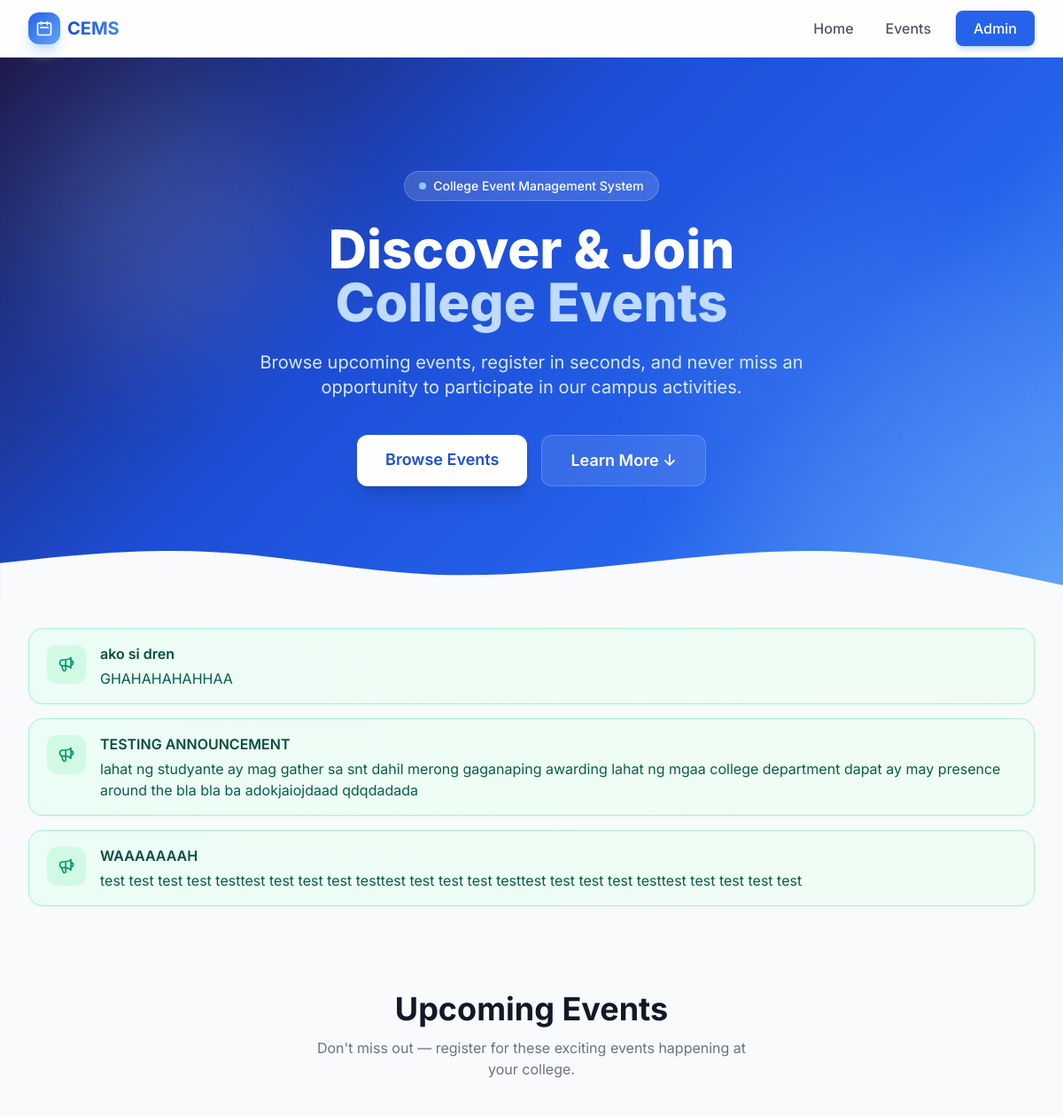
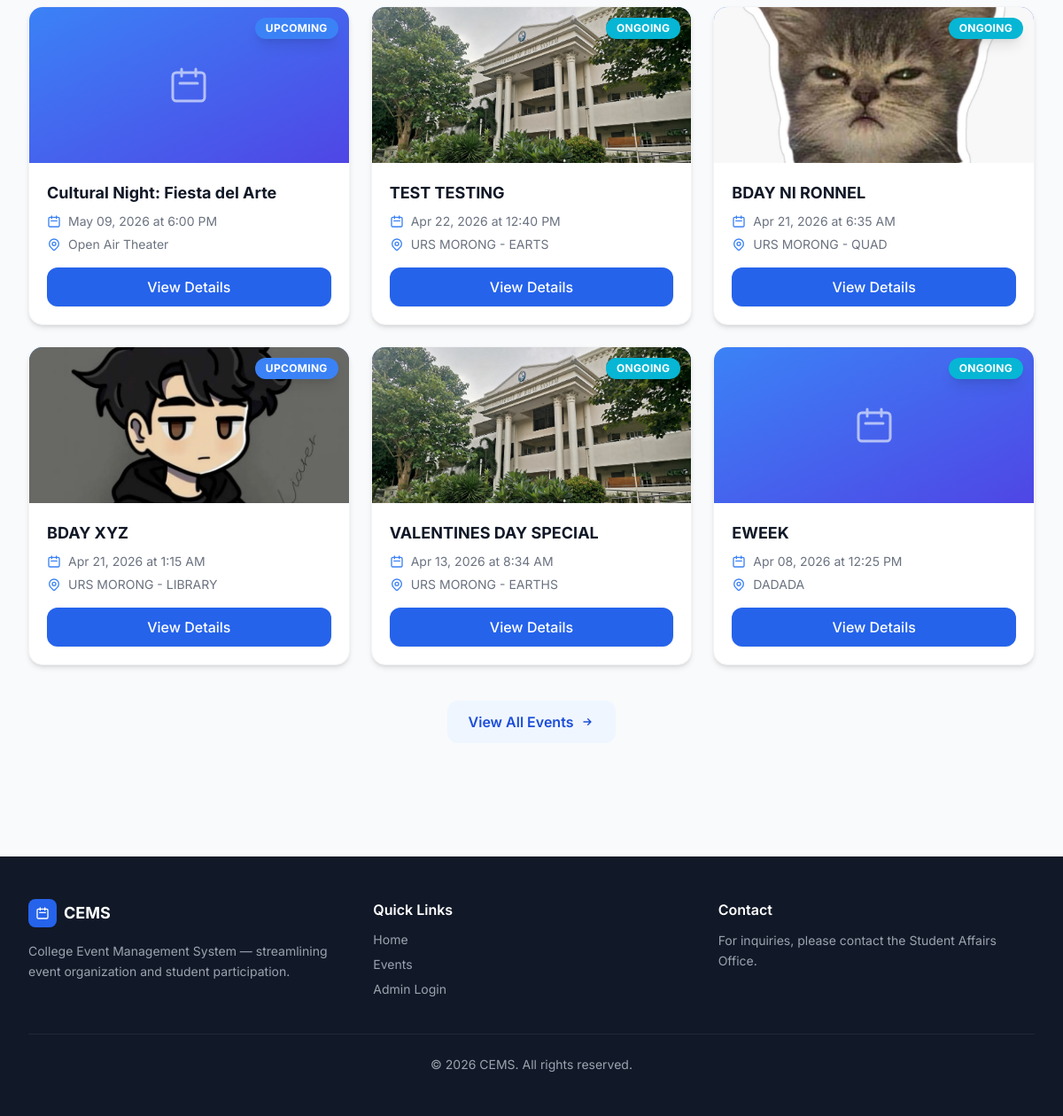
The page / on the database its author committed (2 pictures, top to bottom).
### dashboard/models.py (models this page shows, shortened)
class Announcement(models.Model):
    title = models.CharField(max_length=200)
    content = models.TextField()
    is_active = models.BooleanField(default=True)
    created_at = models.DateTimeField(auto_now_add=True)
    updated_at = models.DateTimeField(auto_now=True)
    class Meta:
        ordering = ['-created_at']

### events/models.py (models this page shows, shortened)
class Event(models.Model):
    STATUS_CHOICES = [
        ('upcoming', 'Upcoming'),
        ('ongoing', 'Ongoing'),
        ('closed', 'Closed'),
    ]
    title = models.CharField(max_length=200)
    description = models.TextField()
    date = models.DateField()
    time = models.TimeField()
    end_date = models.DateField(null=True, blank=True)
    end_time = models.TimeField(null=True, blank=True)
    location = models.CharField(max_length=200)
    image = models.ImageField(upload_to='events/', null=True, blank=True)
    registration_deadline = models.DateTimeField()
    participant_limit = models.PositiveIntegerField(default=0, help_text="0 = unlimited")
    status = models.CharField(max_length=10, choices=STATUS_CHOICES, default='upcoming')
    is_active = models.BooleanField(default=True)
    created_at = models.DateTimeField(auto_now_add=True)
    updated_at = models.DateTimeField(auto_now=True)
    class Meta:
        ordering = ['-date', '-time']

### events/views.py (the view)
# urls.py: path('', views.home, name='home'),
def home(request):
    upcoming_events = Event.objects.filter(is_active=True).exclude(status='closed')[:6]
    announcements = Announcement.objects.filter(is_active=True)[:3]
    return render(request, 'events/home.html', {
        'events': upcoming_events,
        'announcements': announcements,
    })

### templates/events/home.html (shortened to what this page needs)
{% extends "base.html" %}
{% block content %}
<section class="gradient-hero text-white relative overflow-hidden">
    <div class="absolute inset-0 opacity-10">
        <div class="absolute top-10 left-10 w-72 h-72 bg-white rounded-full blur-3xl"></div>
        <div class="absolute bottom-10 right-10 w-96 h-96 bg-blue-300 rounded-full blur-3xl"></div>
    </div>
    <div class="relative max-w-7xl mx-auto px-4 sm:px-6 lg:px-8 py-24 md:py-32 text-center">
        <div class="fade-in">
            <span class="inline-flex items-center px-4 py-1.5 bg-white/15 backdrop-blur-sm rounded-full text-sm font-medium mb-6 border border-white/20">
                <span class="w-2 h-2 bg-blue-300 rounded-full mr-2 animate-pulse"></span>
                College Event Management System
            </span>
            <h1 class="text-4xl md:text-6xl font-extrabold mb-6 leading-tight">
                Discover & Join<br>
                <span class="text-blue-200">College Events</span>
            </h1>
            <p class="text-lg md:text-xl text-blue-100 max-w-2xl mx-auto mb-10 leading-relaxed">
                Browse upcoming events, register in seconds, and never miss an opportunity to participate in our campus activities.
            </p>
            <div class="flex flex-col sm:flex-row gap-4 justify-center">
                <a href="{% url 'events:event_list' %}" class="px-8 py-3.5 bg-white text-blue-700 font-semibold rounded-xl hover:bg-blue-50 transition shadow-xl shadow-black/10 text-lg">
                    Browse Events
                </a>
                <a href="#upcoming" class="px-8 py-3.5 bg-white/10 backdrop-blur-sm text-white font-semibold rounded-xl hover:bg-white/20 transition border border-white/20 text-lg">
                    Learn More ↓
                </a>
            </div>
        </div>
    </div>
    <div class="absolute bottom-0 left-0 right-0">
        <svg viewBox="0 0 1440 100" fill="none"><path d="M0 50L48 45C96 40 192 30 288 35C384 40 480 60 576 65C672 70 768 60 864 50C960 40 1056 30 1152 35C1248 40 1344 60 1392 70L1440 80V100H0Z" fill="#f9fafb"/></svg>
    </div>
</section>
{% if announcements %}
<section class="relative z-10 max-w-7xl mx-auto px-4 sm:px-6 lg:px-8 mt-8 mb-8 fade-in">
    {% for ann in announcements %}
    <div class="bg-gradient-to-r from-emerald-50 to-green-50 border border-emerald-200 rounded-2xl px-5 py-4 mb-4 flex items-start gap-4 shadow-sm shadow-emerald-100/60">
        <div class="w-11 h-11 bg-emerald-100 rounded-xl flex items-center justify-center flex-shrink-0 mt-0.5">
        </div>
        <div class="min-w-0 flex-1">
            <h4 class="font-semibold text-emerald-900 text-base break-words">{{ ann.title }}</h4>
            <p class="text-sm sm:text-base text-emerald-800 mt-1 leading-relaxed break-words">{{ ann.content|truncatewords:30 }}</p>
        </div>
    </div>
    {% endfor %}
</section>
{% endif %}
<section id="upcoming" class="max-w-7xl mx-auto px-4 sm:px-6 lg:px-8 py-16">
    <div class="text-center mb-12">
        <h2 class="text-3xl md:text-4xl font-bold text-gray-900 mb-3">Upcoming Events</h2>
        <p class="text-gray-500 max-w-lg mx-auto">Don't miss out — register for these exciting events happening at your college.</p>
    </div>
    {% if events %}
    <div class="grid sm:grid-cols-2 lg:grid-cols-3 gap-6">
        {% for event in events %}
        <div class="bg-white rounded-2xl shadow-md card-hover overflow-hidden border border-gray-100 fade-in">
            <div class="h-44 bg-gradient-to-br from-blue-500 to-indigo-600 flex items-center justify-center relative">
                {% if event.image %}
                <img src="{{ event.image.url }}" class="w-full h-full object-cover" alt="{{ event.title }}">
                {% else %}
                <svg class="w-12 h-12 text-white/60" fill="none" stroke="currentColor" viewBox="0 0 24 24"><path stroke-linecap="round" stroke-linejoin="round" stroke-width="1.5" d="M8 7V3m8 4V3m-9 8h10M5 21h14a2 2 0 002-2V7a2 2 0 00-2-2H5a2 2 0 00-2 2v12a2 2 0 002 2z"/></svg>
                {% endif %}
                <span class="absolute top-3 right-3 px-3 py-1 text-xs font-bold rounded-full uppercase tracking-wide shadow-lg
                    {% if event.status == 'upcoming' %}bg-blue-500 text-white
                    {% elif event.status == 'ongoing' %}bg-cyan-500 text-white
                    {% else %}bg-red-500 text-white{% endif %}">
                    {{ event.status }}
                </span>
            </div>
            <div class="p-5">
                <h3 class="font-bold text-lg text-gray-900 mb-2 line-clamp-1">{{ event.title }}</h3>
                <div class="space-y-1.5 text-sm text-gray-500 mb-4">
                    <div class="flex items-center gap-2">
                        <svg class="w-4 h-4 text-blue-500" fill="none" stroke="currentColor" viewBox="0 0 24 24"><path stroke-linecap="round" stroke-linejoin="round" stroke-width="2" d="M8 7V3m8 4V3m-9 8h10M5 21h14a2 2 0 002-2V7a2 2 0 00-2-2H5a2 2 0 00-2 2v12a2 2 0 002 2z"/></svg>
                        {{ event.date|date:"M d, Y" }} at {{ event.time|time:"g:i A" }}
                    </div>
                    <div class="flex items-center gap-2">
                        {{ event.location }}
                    </div>
                </div>
                <a href="{% url 'events:event_detail' event.pk %}" class="block text-center px-4 py-2.5 bg-blue-600 text-white rounded-xl hover:bg-blue-700 font-medium transition shadow-sm">
                    View Details
                </a>
            </div>
        </div>
        {% endfor %}
    </div>
    <div class="text-center mt-10">
        <a href="{% url 'events:event_list' %}" class="inline-flex items-center gap-2 px-6 py-3 bg-blue-50 text-blue-700 rounded-xl hover:bg-blue-100 font-semibold transition">
            View All Events
            <svg class="w-4 h-4" fill="none" stroke="currentColor" viewBox="0 0 24 24"><path stroke-linecap="round" stroke-linejoin="round" stroke-width="2" d="M13 7l5 5m0 0l-5 5m5-5H6"/></svg>
        </a>
    </div>
    {% endif %}
</section>
{% endblock %}

### templates/base.html (style rules this page uses)
body { font-family: 'Inter', system-ui, sans-serif; }
.gradient-hero { background: linear-gradient(135deg, #1e1b4b 0%, #1d4ed8 40%, #2563eb 70%, #60a5fa 100%); }
.card-hover { transition: all 0.3s cubic-bezier(.4,0,.2,1); }
.fade-in { animation: fadeIn 0.5s ease-out; }

### rows shown on the page
Announcement: title "ako si dren", content "GHAHAHAHAHHAA"
Announcement: title "TESTING ANNOUNCEMENT", content "lahat ng studyante ay mag gather sa snt dahil merong gaganaping awarding lahat ng mgaa college department dapat ay may presence around the bla bla ba adokjaiojdaad qdqdadada"
Announcement: title "WAAAAAAAH", content "test test test test testtest test test test testtest test test test testtest test test test testtest test test test test"
Event: status "UPCOMING", title "Cultural Night: Fiesta del Arte", date "May 09, 2026", time "6:00 PM", location "Open Air Theater"
Event: image (picture), status "ONGOING", title "TEST TESTING", date "Apr 22, 2026", time "12:40 PM", location "URS MORONG - EARTS"
Event: image (picture), status "ONGOING", title "BDAY NI RONNEL", date "Apr 21, 2026", time "6:35 AM", location "URS MORONG - QUAD"
Event: image (picture), status "UPCOMING", title "BDAY XYZ", date "Apr 21, 2026", time "1:15 AM", location "URS MORONG - LIBRARY"
Event: image (picture), status "ONGOING", title "VALENTINES DAY SPECIAL", date "Apr 13, 2026", time "8:34 AM", location "URS MORONG - EARTHS"
Event: status "ONGOING", title "EWEEK", date "Apr 08, 2026", time "12:25 PM", location "DADADA"
